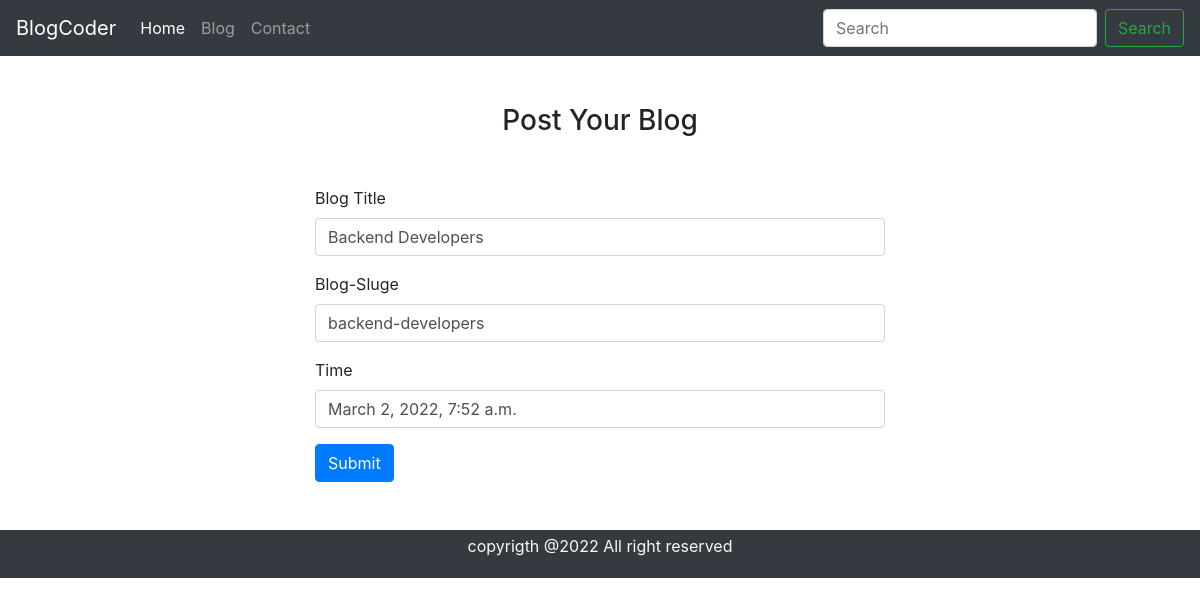
Screenshot of /editblog/4 with the database file from the repository.
### blog/models.py (models this page shows, shortened)
class Blog(models.Model):
	sno = models.AutoField(primary_key=True)
	title = models.CharField(max_length=200)
	content = models.TextField(null=True, blank=True)
	short_desc = models.CharField(max_length=250, default="", null=True, blank=True)
	slug = models.CharField(max_length=100)
	time = models.DateTimeField(auto_now_add=True)

### blog/views.py (the view, shortened to what this page needs)
# urls.py: path('editblog/<str:sno>', views.editblog, name='editblog'),
def editblog(request,sno):
	Current_Object = Blog.objects.get(sno=sno)
	return render(request, 'editblog.html', {'Current_Object':Current_Object})

### templates/editblog.html (shortened to what this page needs)
{% extends 'base.html' %}
{% block homeactive %} active {% endblock %}
{% block body %}
{% load static %}
<div class="container w-50 mb-5">
	<h3 class="text-center my-5"> Post Your Blog </h3>
	<form method="POST">
	  <div class="form-group ">
	    <label for="formGroupExampleInput">Blog Title</label>
	    <input type="text" class="form-control" name="title" value="{{Current_Object.title}}" id="formGroupExampleInput" placeholder="Example input">
	  </div>
	  <div class="form-group">
	    <label for="formGroupExampleInput4">Blog-Sluge</label>
	    <input type="textarea" class="form-control" name="slug" value="{{Current_Object.slug}}" id="formGroupExampleInput4" placeholder="Another input">
	  </div>
	  <div class="form-group">
	    <label for="formGroupExampleInput4">Time</label>
	    <input type="textarea" class="form-control" name="time" value="{{Current_Object.time}}" id="formGroupExampleInput4" placeholder="Another input">
	  </div>
	  <div>
	  	<button type="submit" class="btn btn-primary">Submit</button>
	  </div>
	</form>
</div>
{% endblock body %}

### rows the page displays
Blog: title "Backend Developers", slug "backend-developers", time "March 2, 2022, 7:52 a.m."
